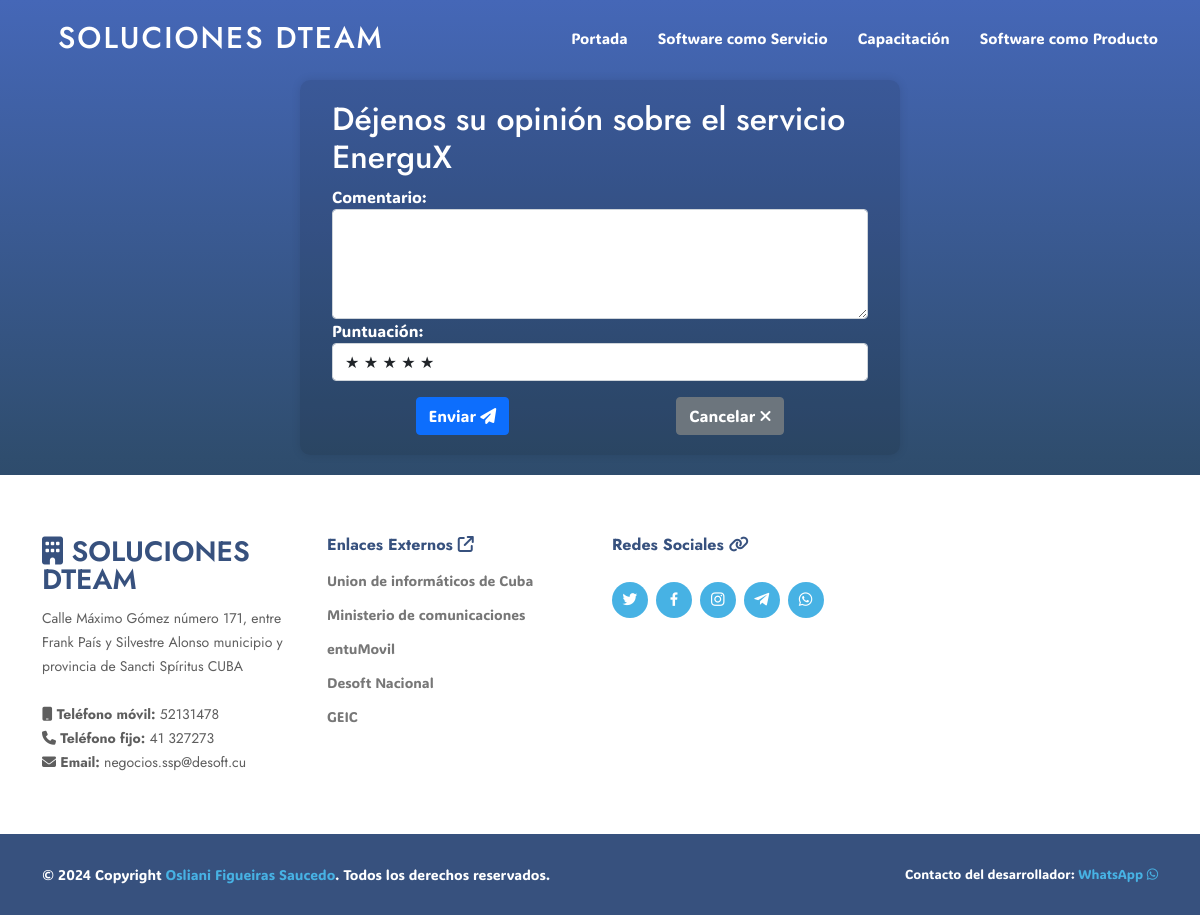
The app's page /opinion/82 (signed in) with its own data.
### app/models.py (models this page shows, shortened)
class Servicio(models.Model):
    nombre = models.CharField(max_length=255)
    descripcion = models.TextField()
    categoria = models.ForeignKey(Categoria, on_delete=models.CASCADE)
    imagen = models.ImageField(upload_to='imagenes/servicios', null=True, blank=True)
    imagen2 = models.ImageField(upload_to='imagenes/servicios', null=True, blank=True)
    imagen3 = models.ImageField(upload_to='imagenes/servicios', null=True, blank=True)
    activo = models.BooleanField(default=True)
    votos = models.IntegerField(default=0)
    puntos_promedio = models.DecimalField(max_digits=3, decimal_places=2, default=0.00)

class Contacto(models.Model):
    direccion = models.CharField(max_length=255)
    correo = models.EmailField()
    telefono_fijo = models.CharField(max_length=20)
    telefono_movil = models.CharField(max_length=20)
    links_de_ayuda = models.ManyToManyField(Link, related_name='ayuda')
    redes_sociales = models.ManyToManyField(Link, related_name='redes')
    activo = models.BooleanField(default=True)

class Link(models.Model):
    nombre = models.CharField(max_length=255)
    link = models.URLField()
    clase = models.CharField(max_length=255, null=True, blank=True)

### app/views.py (the view, shortened to what this page needs)
# urls.py: path('opinion/<int:service_id>', views.opinion, name='opinion'),
def opinion(request, service_id):
    if not request.user.is_authenticated:
        return redirect(reverse('login_opinion', args=[service_id]))
    contacto = Contacto.objects.filter(activo=True)[0]
    servicio = Servicio.objects.get(id = service_id)
    if not servicio.activo:
        print(f"El servicio con id: {service_id} no está activo.")
        raise Http404(f"El servicio con id: {service_id} no está activo.")
    context = {
        "service_id": service_id,
        "servicio": servicio,
        "contacto": contacto,
        'range_1_5': range(1, 6),
        'range_5_1': range(5, 0, -1)
    }
    return render(request, 'opinion.html', context)

### app/templates/opinion.html (shortened to what this page needs)
{% extends 'base.html' %}
{% block extra_styles %}
  {% load static %}
  <link href="{% static 'app/css/opinion.css' %}" rel="stylesheet">
{% endblock extra_styles %}
{% block nav_items %}
  <li><a class="nav-link scrollto" href="{% url 'index' %}">Portada</a></li>
  <li><a class="nav-link scrollto" href="{% url 'servicios' 1 %}">Software como Servicio</a></li>
  <li><a class="nav-link scrollto" href="{% url 'servicios' 2 %}">Capacitación</a></li>
  <li><a class="nav-link scrollto" href="{% url 'servicios' 3 %}">Software como Producto</a></li>
{% endblock nav_items %}
{% block content %}
  <main id="main">
    <section id="leave-comment" class="leave-comment col-12 col-sm-9 col-md-9 col-lg-6 mx-auto">
      <div class="container">
        <h2>Déjenos su opinión sobre el servicio {{ servicio.nombre }}</h2>
        <form method="post">
          <div class="form-group">
            <label for="comentario">Comentario:</label>
            <textarea class="form-control" id="comentario" name="comentario" rows="4"></textarea>
          </div>
          <div class="form-group">
            <label for="puntuacion">Puntuación:</label>
            <select class="form-control" id="puntuacion" name="puntuacion" required>
              {% for i in range_5_1 %}
                <option value="{{i}}">
                  {% for _ in range_1_5 %}
                    {% if forloop.counter <= i %}
                      <span>★</span>
                    {% endif %}
                  {% endfor %}
                </option>
              {% endfor %}
            </select>
          </div>
          <div class="d-flex justify-content-around">
            <button type="submit" class="btn btn-primary mt-3">Enviar <i class="fas fa-paper-plane"></i></button>
            <a href="{% url 'servicio-detail' service_id %}" class="btn btn-secondary mt-3">Cancelar <i class="fas fa-times"></i></a>
          </div>
        </form>
      </div>
    </section>
  </main>
{% endblock %}
{% block links %}
  <div class="col-lg-3 col-md-6 footer-contact">
    <h3><i class="fa fa-building"></i> SOLUCIONES DTEAM</h3>
    <p>
      {{contacto.direccion}} <br><br>
      <strong><i class="fa fa-mobile"></i> Teléfono móvil:</strong> {{contacto.telefono_movil}}<br>
      <strong><i class="fa fa-phone"></i> Teléfono fijo:</strong> {{contacto.telefono_fijo}}<br>
      <strong><i class="fa fa-envelope"></i> Email:</strong> {{contacto.correo}}<br>
    </p>
  </div>
  <div class="col-lg-3 col-md-6 footer-links">
    <h4>Enlaces Externos <i class="fa fa-external-link"></i></h4>
    <ul>
    {% for link in contacto.links_de_ayuda.all %}
      <li><a href={{link.link}}>{{link.nombre}}</a></li>
    {% endfor %}
    </ul>
  </div>
  <div class="col-lg-3 col-md-6 footer-links">
    <h4>Redes Sociales <i class="fa fa-link"></i></h4>
    <div class="social-links mt-3">
    {% for red in contacto.redes_sociales.all %}
      <a href={{red.link}} class="{{red.clase}}"><i class="bx bxl-{{red.clase}}"></i></a>
    {% endfor %}
    </div>
  </div>
{% endblock links %}

### app/static/app/css/style3.css (style rules this page uses)
body { font-family: ADLaM Display, Ubuntu !important; font-weight: 400; color: #444444; background-color:#fff; }
a { color: #47b2e4; text-decoration: none; }
h1, h2, h3, h4, h5, h6 { font-family: "Jost", sans-serif; }
.navbar li { position: relative; }
.navbar a, .navbar a:focus { display: flex; align-items: center; padding: 10px 0 10px 30px; font-size: 15px; font-weight: 500; color: #fff; white-space: nowrap; transition: 0.3s; }
section { padding: 60px 0; overflow: hidden; }
#footer .footer-top .footer-contact { margin-bottom: 30px; }
#footer .footer-top .footer-contact h3 { font-size: 28px; margin: 0 0 10px 0; padding: 2px 0 2px 0; line-height: 1; text-transform: uppercase; font-weight: 600; color: #37517e; }
#footer .footer-top .footer-contact p { font-size: 14px; line-height: 24px; margin-bottom: 0; font-family: "Jost", sans-serif; color: #5e5e5e; }
#footer .footer-top h4 { font-size: 16px; font-weight: bold; color: #37517e; position: relative; padding-bottom: 12px; }
#footer .footer-top .footer-links { margin-bottom: 30px; }
#footer .footer-top .footer-links ul { list-style: none; padding: 0; margin: 0; }
#footer .footer-top .footer-links ul li { padding: 10px 0; display: flex; align-items: center; }
#footer .footer-top .footer-links ul li:first-child { padding-top: 0; }
#footer .footer-top .footer-links ul a { color: #777777; transition: 0.3s; display: inline-block; line-height: 1; }
#footer .footer-top .social-links a { font-size: 18px; display: inline-block; background: #47b2e4; color: #fff; line-height: 1; padding: 8px 0; margin-right: 4px; border-radius: 50%; text-align: center; width: 36px; height: 36px; transition: 0.3s; }

### app/static/app/css/opinion.css (style rules this page uses)
body { background-image: linear-gradient(to bottom, #4567b7, #2f4d6e, #1a2d3f); background-size: 100% 100%; background-attachment: fixed; }
#main { margin-top: 80px; }
.leave-comment { color: #ffffff; background-color: rgba(0, 0, 0, 0.1); padding: 20px; border-radius: 10px; box-shadow: 0 0 10px rgba(0, 0, 0, 0.1); margin-bottom: 20px; }

### app/templates/base.html (style rules this page uses)
body { font-family: ADLaM Display, Ubuntu !important; font-weight: 400; }

### records on screen
Servicio: nombre "EnerguX"
Contacto: direccion "Calle Máximo Gómez número 171, entre Frank País y Silvestre Alonso municipio y provincia de Sancti Spíritus CUBA", telefono_movil "52131478", telefono_fijo "41 327273", correo "negocios.ssp@desoft.cu"
Link: nombre "Union de informáticos de Cuba"
Link: nombre "Ministerio de comunicaciones"
Link: nombre "entuMovil"
Link: nombre "Desoft Nacional"
Link: nombre "GEIC"
